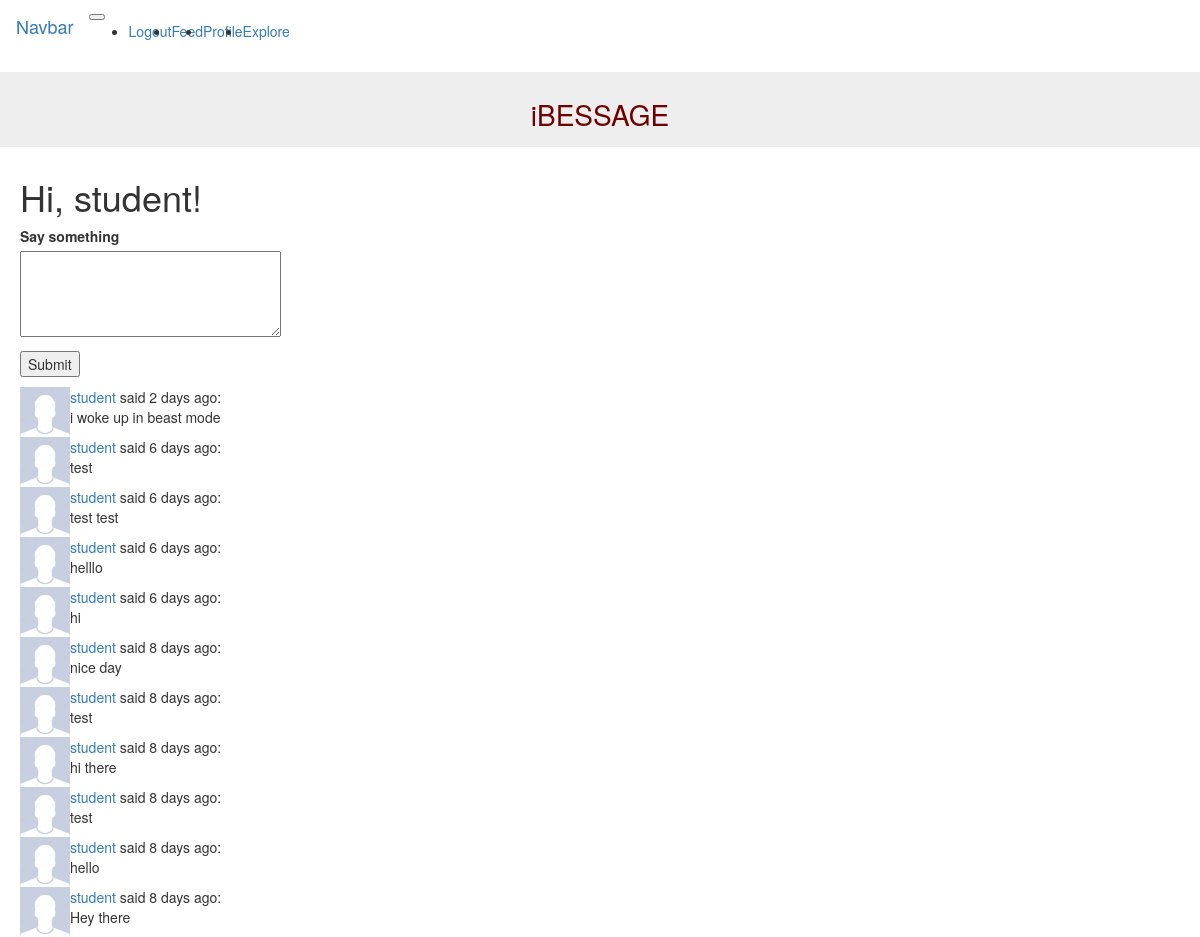
Before: /index (signed in) with the older database file.
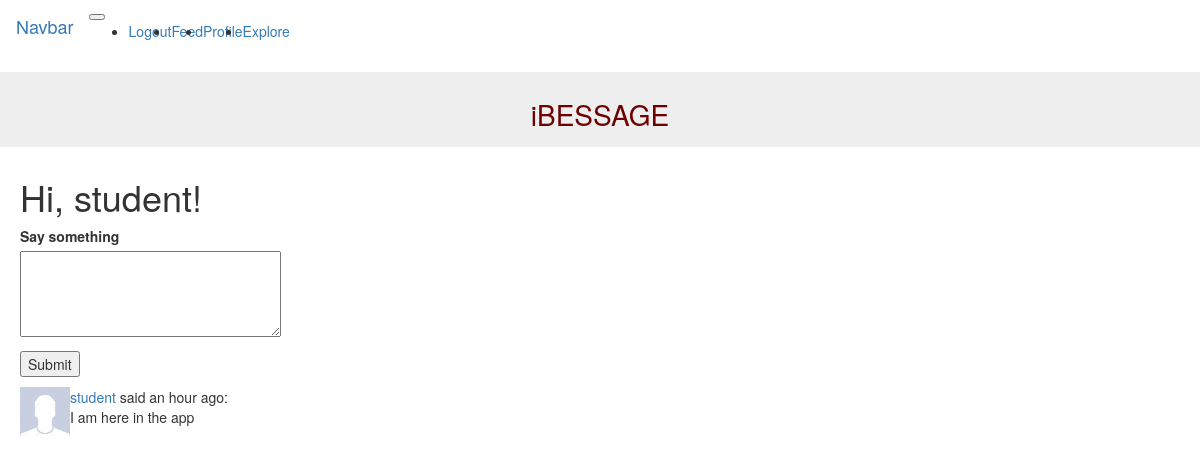
After: the same page with the newer database file.
### app/models.py (models this page shows, shortened)
class User(UserMixin, db.Model):
    id = db.Column(db.Integer, primary_key=True)
    username = db.Column(db.String(64), index=True, unique=True)
    email = db.Column(db.String(120), index=True, unique=True)
    password_hash = db.Column(db.String(128))
    posts = db.relationship('Post', backref='author', lazy='dynamic')
    followed = db.relationship(
        'User', secondary=followers,
        primaryjoin=(followers.c.follower_id == id),
        secondaryjoin=(followers.c.followed_id == id),
        backref=db.backref('followers', lazy='dynamic'), lazy='dynamic')
    def followed_posts(self):
        followed = Post.query.join(
            followers, (followers.c.followed_id == Post.user_id)).filter(
                followers.c.follower_id == self.id)
        own = Post.query.filter_by(user_id=self.id)
        return followed.union(own).order_by(Post.timestamp.desc())

class Post(db.Model):
    id = db.Column(db.Integer, primary_key=True)
    body = db.Column(db.String(140))
    timestamp = db.Column(db.DateTime, index=True, default=datetime.utcnow)
    user_id = db.Column(db.Integer, db.ForeignKey('user.id'))

### app/routes.py (the view)
@app.route('/', methods=['GET', 'POST'])
@app.route('/index', methods=['GET', 'POST'])
@login_required
def index():
    form = PostForm()
    if form.validate_on_submit():
        post = Post(body=form.post.data, author=current_user)
        db.session.add(post)
        db.session.commit()
        flash('Your post is now live!')
        return redirect(url_for('index'))
    posts = current_user.followed_posts().all()
    return render_template('index.html', title='Home', form=form,
                           posts=posts)

### app/forms.py
class PostForm(FlaskForm):
    post = TextAreaField('Say something', validators=[
        DataRequired(), Length(min=1, max=140)])
    submit = SubmitField('Submit')

### app/models.py (called while the page is built)
@login.user_loader
def load_user(id):
    return User.query.get(int(id))

### app/templates/index.html (shortened to what this page needs)
{% extends "base.html" %}
{% import 'bootstrap/wtf.html' as wtf %}
{% block appcontent %}
  <h1>Hi, {{ current_user.username }}!</h1>
  {% if form %}
  <form action="" method="post">
      <p>
          {{ form.post.label }}<br>
          {{ form.post(cols=32, rows=4) }}<br>
      </p>
      <p>{{ form.submit() }}</p>
  </form>
  {% endif %}
  {% for post in posts %}
      {% include '_post.html' %}
  {% endfor %}
{% endblock %}

### app/templates/base.html (shortened to what this page needs)
{% extends 'bootstrap/base.html' %}
{% block styles %}
{{ super() }}
  <link rel="stylesheet" href="{{ url_for('static', filename='custom.css') }}" />
{% endblock %}
{% block navbar %}
<nav class="navbar navbar-expand-sm bg-dark navbar-dark">
  <a class="navbar-brand" href="#">Navbar</a>
  <button class="navbar-toggler" type="button" data-toggle="collapse" data-target="#collapsibleNavbar">
  </button>
  <div class="collapse navbar-collapse" id="collapsibleNavbar">
    <ul class="navbar-nav">
    {% if current_user.is_anonymous %}
      <li class="nav-item">
        <a class="nav-link" <a href="{{ url_for('login') }}">Login</a>
      </li>
      {% else %}
      <li class="nav-item">
        <a class="nav-link" href="{{ url_for('logout') }}">Logout</a>
      </li>
      <li class="nav-item">
        <a class="nav-link" href="{{ url_for('index') }}">Feed</a>
      </li>
      <li class="nav-item">
        <a class="nav-link" href="{{ url_for('profile') }}">Profile</a>
      </li>
      <li class="nav-item">
        <a href="{{ url_for('explore') }}">Explore</a>
      </li>
      {% endif %}
    </ul>
  </div>
</nav>
{% endblock %}
{% block content %}
  <div class="jumbotron text-center">
    <h1>iBESSAGE</h1>
  </div>
<div class="appcontent">
{% block appcontent %}{% endblock %}
{% endblock %}

### app/templates/_post.html
<table>
    <tr valign="top">
        <td><img src="/static/avatar.jpg" width="50" height="50"></td>
        <td>
          <a href="{{ url_for('user', username=post.author.username) }}">
              {{ post.author.username }}
          </a>
            said {{ moment(post.timestamp).fromNow() }}:
                <br>
                {{ post.body }}
        </td>
    </tr>
</table>

### app/static/custom.css (style rules this page uses)
.appcontent { padding-left: 20px; }
nav { padding-left: 0px; }

Changed rows visible on the page:
removed Post: author.username "student", timestamp "2 days ago", body "i woke up in beast mode"
removed Post: author.username "student", timestamp "6 days ago", body "test"
removed Post: author.username "student", timestamp "6 days ago", body "test test"
removed Post: author.username "student", timestamp "6 days ago", body "helllo"
removed Post: author.username "student", timestamp "6 days ago", body "hi"
removed Post: author.username "student", timestamp "8 days ago", body "nice day"
removed Post: author.username "student", timestamp "8 days ago", body "test"
removed Post: author.username "student", timestamp "8 days ago", body "hi there"
removed Post: author.username "student", timestamp "8 days ago", body "test"
removed Post: author.username "student", timestamp "8 days ago", body "hello"
changed Post "student": timestamp "8 days ago" → "an hour ago"; body "Hey there" → "I am here in the app"
